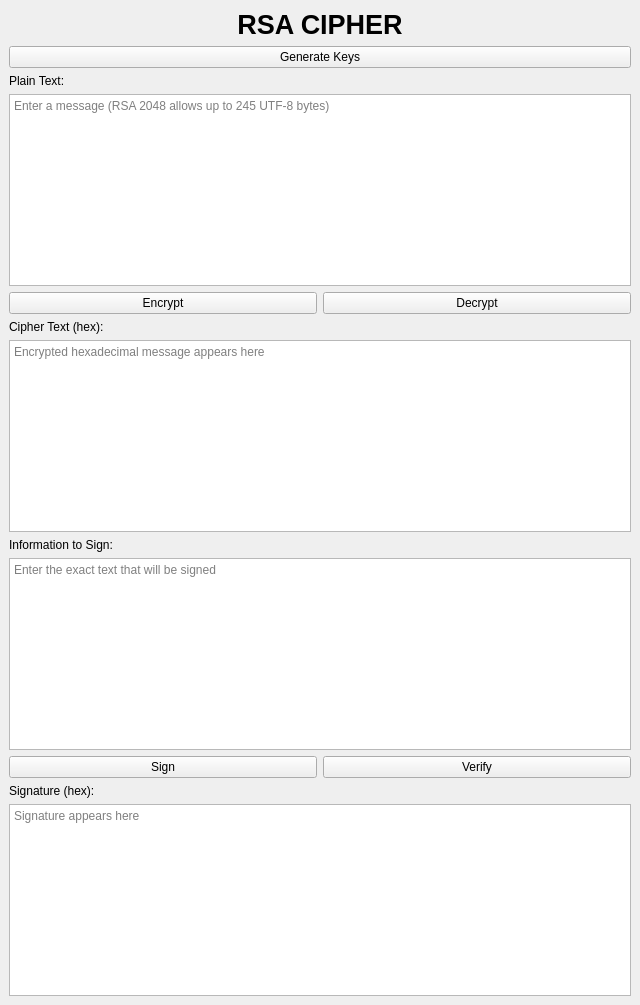
<?xml version="1.0" encoding="UTF-8"?>
<ui version="4.0">
 <class>RSAMainWindow</class>
 <widget class="QMainWindow" name="RSAMainWindow">
  <property name="windowTitle">
   <string>RSA Cipher</string>
  </property>
  <property name="minimumSize">
   <size>
    <width>640</width>
    <height>680</height>
   </size>
  </property>
  <widget class="QWidget" name="centralwidget">
   <layout class="QVBoxLayout" name="verticalLayout">
    <item>
     <widget class="QLabel" name="lbl_title">
      <property name="text">
       <string>RSA CIPHER</string>
      </property>
      <property name="alignment">
       <set>Qt::AlignCenter</set>
      </property>
      <property name="styleSheet">
       <string>font-size: 20pt; font-weight: bold;</string>
      </property>
     </widget>
    </item>
    <item>
     <widget class="QPushButton" name="btn_gen_keys">
      <property name="text">
       <string>Generate Keys</string>
      </property>
     </widget>
    </item>
    <item>
     <widget class="QLabel" name="lbl_plain_text">
      <property name="text">
       <string>Plain Text:</string>
      </property>
     </widget>
    </item>
    <item>
     <widget class="QTextEdit" name="txt_plain_text">
      <property name="placeholderText">
       <string>Enter a message (RSA 2048 allows up to 245 UTF-8 bytes)</string>
      </property>
     </widget>
    </item>
    <item>
     <layout class="QHBoxLayout" name="encryptLayout">
      <item>
       <widget class="QPushButton" name="btn_encrypt">
        <property name="text">
         <string>Encrypt</string>
        </property>
       </widget>
      </item>
      <item>
       <widget class="QPushButton" name="btn_decrypt">
        <property name="text">
         <string>Decrypt</string>
        </property>
       </widget>
      </item>
     </layout>
    </item>
    <item>
     <widget class="QLabel" name="lbl_cipher_text">
      <property name="text">
       <string>Cipher Text (hex):</string>
      </property>
     </widget>
    </item>
    <item>
     <widget class="QTextEdit" name="txt_cipher_text">
      <property name="placeholderText">
       <string>Encrypted hexadecimal message appears here</string>
      </property>
     </widget>
    </item>
    <item>
     <widget class="QLabel" name="lbl_info">
      <property name="text">
       <string>Information to Sign:</string>
      </property>
     </widget>
    </item>
    <item>
     <widget class="QTextEdit" name="txt_info">
      <property name="placeholderText">
       <string>Enter the exact text that will be signed</string>
      </property>
     </widget>
    </item>
    <item>
     <layout class="QHBoxLayout" name="signLayout">
      <item>
       <widget class="QPushButton" name="btn_sign">
        <property name="text">
         <string>Sign</string>
        </property>
       </widget>
      </item>
      <item>
       <widget class="QPushButton" name="btn_verify">
        <property name="text">
         <string>Verify</string>
        </property>
       </widget>
      </item>
     </layout>
    </item>
    <item>
     <widget class="QLabel" name="lbl_signature">
      <property name="text">
       <string>Signature (hex):</string>
      </property>
     </widget>
    </item>
    <item>
     <widget class="QTextEdit" name="txt_sign">
      <property name="placeholderText">
       <string>Signature appears here</string>
      </property>
     </widget>
    </item>
   </layout>
  </widget>
 </widget>
 <resources/>
 <connections/>
</ui>
